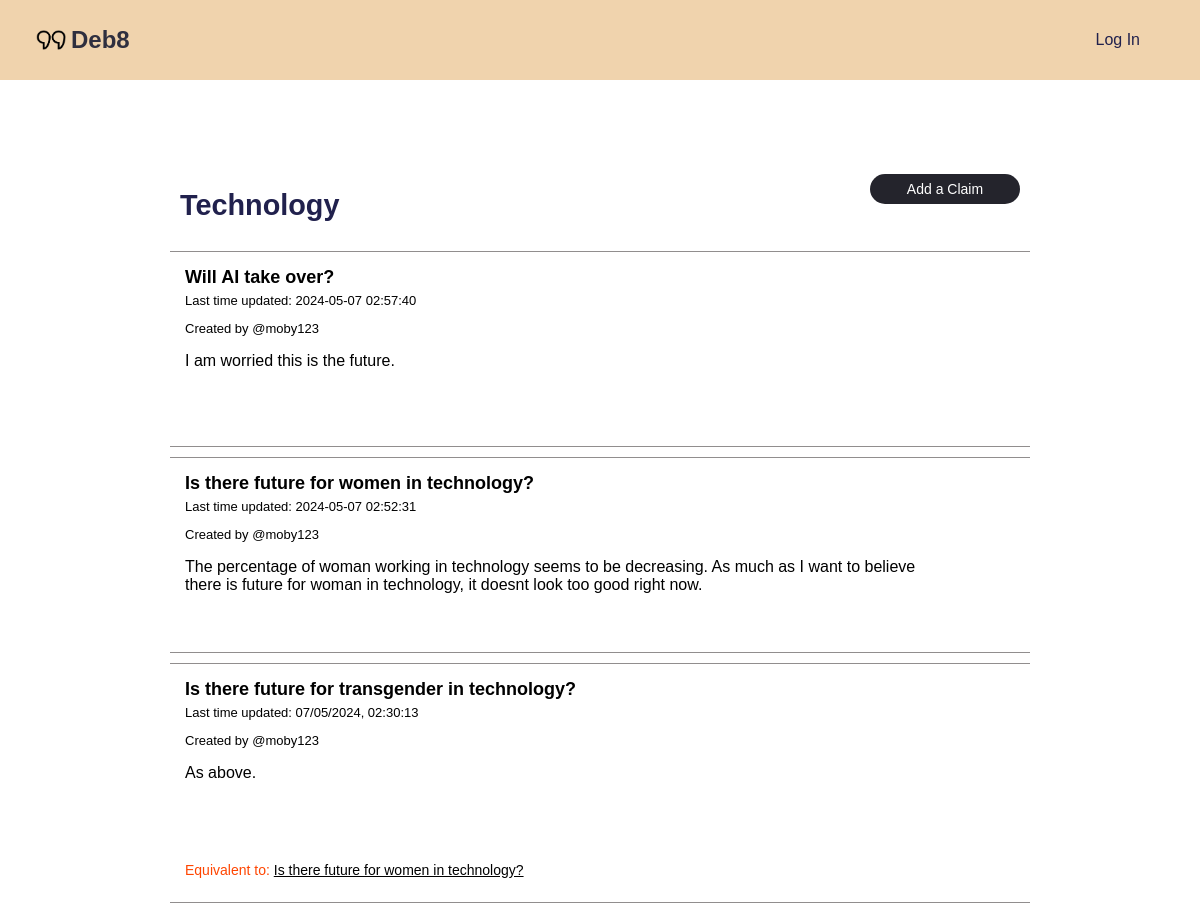
/topic/76, run on the app's committed database.
### tables this page shows
CREATE TABLE topic (
    topicID INTEGER PRIMARY KEY AUTOINCREMENT,
    topicName TEXT NOT NULL,
    postingUser INTEGER,
    creationTime INTEGER NOT NULL DEFAULT (strftime('%m/%d/%Y %H:%M:%S', 'now')),
    updateTime INTEGER NOT NULL DEFAULT (strftime('%m/%d/%Y %H:%M:%S', 'now')),
    FOREIGN KEY (postingUser) REFERENCES user(userID) ON DELETE SET NULL ON UPDATE CASCADE
);

CREATE TABLE claim (
    claimID INTEGER PRIMARY KEY AUTOINCREMENT,
    topic INTEGER NOT NULL REFERENCES topic(topicID) ON DELETE CASCADE ON UPDATE CASCADE,
    postingUser INTEGER REFERENCES user(userID) ON DELETE SET NULL ON UPDATE CASCADE,
    creationTime INTEGER NOT NULL DEFAULT (strftime('%m/%d/%Y %H:%M', 'now')),
    updateTime INTEGER NOT NULL DEFAULT (strftime('%m/%d/%Y %H:%M', 'now')),
    claimHeader VARCHAR(100),
    text TEXT NOT NULL
);

CREATE TABLE claimToClaim (
    claimRelID INTEGER NOT NULL PRIMARY KEY AUTOINCREMENT,
    first INTEGER NOT NULL REFERENCES claim(claimID) ON DELETE CASCADE ON UPDATE CASCADE,
    second INTEGER NOT NULL REFERENCES claim(claimID) ON DELETE CASCADE ON UPDATE CASCADE,
    claimRelType INTEGER NOT NULL REFERENCES claimToClaimType(claimRelTypeID) ON DELETE CASCADE ON UPDATE CASCADE,
    CONSTRAINT claimToClaimUnique UNIQUE (first, second)
);

### app.py (the view)
@app.route('/topic/<int:topicId>')
def topic(topicId):
    try:
        with sqlite3.connect('debate.sqlite') as connection:
            cursor = connection.cursor()
            cursor.execute('SELECT * FROM topic WHERE topicID = ?', (topicId,))
            topic = cursor.fetchone()
            if topic is None:
                return "Topic not found", 404
            topic_data = {'topicID': topic[0], 'topicName': topic[1]}
            context = {
                'topic_data': topic_data,
                'logged_in': session.get('logged_in', False),
                'username': session.get('username', None)
            }
            cursor.execute('''
                SELECT c.claimID, c.topic, c.postingUser, c.creationTime, COALESCE(MAX(r.creationTime), c.creationTime) AS updateTime, c.claimHeader, c.text, ct.claimRelType
                FROM claim c
                LEFT JOIN replyToClaim rc ON c.claimID = rc.claim
                LEFT JOIN replyText r ON rc.reply = r.replyTextID
                LEFT JOIN claimToClaimType ct ON ct.claimRelTypeID = (SELECT claimRelType FROM claimToClaim WHERE first = c.claimID OR second = c.claimID LIMIT 1)
                WHERE c.topic = ?
                GROUP BY c.claimID, c.topic, c.postingUser, c.creationTime, c.claimHeader, c.text, ct.claimRelType
                ORDER BY updateTime DESC
            ''', (topicId,))
            claims = cursor.fetchall()
            claim_data_list = []
            for claim in claims:
                cursor.execute('''
                    SELECT cc.second, cc.claimRelType, c.claimHeader
                    FROM claimToClaim cc
                    JOIN claim c ON cc.second = c.claimID
                    WHERE cc.first = ?
                ''', (claim[0],))
                related_claims = cursor.fetchall()
                related_claims_list = [{
                    'claimID': rel[0],
                    'relation': rel[1],
                    'claimHeader': rel[2]
                } for rel in related_claims]
                claim_data = {
                    'claimID': claim[0],
                    'topic': claim[1],
                    'postingUser': claim[2],
                    'creationTime': claim[3],
                    'updateTime': claim[4],
                    'claimHeader': claim[5],
                    'text': claim[6],
                    'claimType': claim[7] or "Unknown Type",
                    'relatedClaims': related_claims_list
                }
                claim_data_list.append(claim_data)
            related_claims_json = json.dumps(claim_data_list)
            context['claims'] = claim_data_list
            return render_template('topic.html', context=context, related_claims_json=related_claims_json)
    except Exception as e:
        return f"An error occurred while fetching topic: {e}"

### templates/topic.html (shortened to what this page needs)
{% extends "base.html" %}
{% block head %}
<link rel="stylesheet" type="text/css" href="{{url_for('static', filename='topic.css')}}">
{% endblock %}
{% block content %}
<div class="main-container">
    <div class="main-header">
        <h3 id="topic-header">{{ context.topic_data.topicName }}</h3>
        <p id="add" class="add" style="cursor: pointer;">Add a Claim</p>
    </div>
    <div class="claims">
        {% for claim in context.claims %}
        <div class="claim-container">
            <a id="header" href="{{ url_for('view_claim', claim_id=claim.claimID) }}">{{claim.claimHeader}}</a>
            <div class="first-cont">
                <p class="info" id="time">Last time updated: {{claim.updateTime}}</p>
                <p class="info-user">Created by @{{claim.postingUser}}</p>
            </div>
            <div class="claim-info">
                <div class="text">
                    <p>{{ claim.text }}</p>
                </div>
            </div>
            {% if claim.relatedClaims %}
            <div class="orange">
                <p>{{ claim.claimType }} to:
                    {% for related in claim.relatedClaims %}
                        <a href="/claim/{{ related.claimID }}" class="related-claim-link" style="text-decoration: underline;">{{ related.claimHeader }}</a>
                    {% endfor %}
                </p>
            </div>
        {% endif %}
        </div>
        {% endfor %}
    </div>
</div>
{% endblock %}

### static/base.css (style rules this page uses)
* { font-family: Arial; }
body { padding: 0; margin: 0; background-color: white; }
a { text-decoration: none; cursor: pointer; color: black; }
.main-header h3 { color: #21214d; font-size: 1.8rem; }
h3 { color: #21214d; font-size: 1.8rem; }

### static/topic.css (style rules this page uses)
.main-container { width: 100vw; min-height: 100vh; height: auto; display: flex; flex-direction: column; align-items: center; justify-content: flex-start; }
.main-header { display: flex; justify-content: space-between; width: 70%; font-size: 1.2rem; margin-top: 10vh; }
.claims { display: flex; flex-direction: column; align-items: center; width: 100%; }
.claim-container { display: flex; flex-direction: column; justify-content: flex-start; align-items: flex-start; width: 70%; margin-bottom: 10px; padding: 10px; background-color: white; border-top: 0.5px solid #918e8e; border-bottom: 0.5px solid #918e8e; }
#header { color: black; font-size: 18px; font-weight: 600; margin-right: 7px; margin-top: 0; padding: 5px; }
#add, .add { display: flex; justify-content: center; align-items: center; height: 30px; width: 150px; color: white; background-color: #24242c; border-radius: 15px; font-size: 14px; }
.claim-info { display: flex; flex-direction: column; margin-left: 5px; align-items: flex-start; width: 90%; min-height: 100px; margin-left: 5px; }
.info { font-size: 13px; margin: 0 0 0 5px; }
.info-user { margin-left: 5px; margin-bottom: 0; font-size: 13px; }
.first-cont { display: flex; flex-direction: column; height: auto; min-width: 200px; justify-content: flex-start; align-items: flex-start; }
.orange { color: orangered; font-size: 14px; margin-top: 0; margin-left: 5px; }

### data on the page
topic: topic_data.topicName "Technology"
claim: claimHeader "Will AI take over?", updateTime "2024-05-07 02:57:40", postingUser "moby123", text "I am worried this is the future."
claim: claimHeader "Is there future for women in technology?", updateTime "2024-05-07 02:52:31", postingUser "moby123", text "The percentage of woman working in technology seems to be decreasing. As much as I want to believe there is future for woman in technology, it doesnt look too good right now."
claim: claimHeader "Is there future for transgender in technology?", updateTime "07/05/2024, 02:30:13", postingUser "moby123", text "As above.", claimType "Equivalent"
claimToClaim: claimHeader "Is there future for women in technology?"
